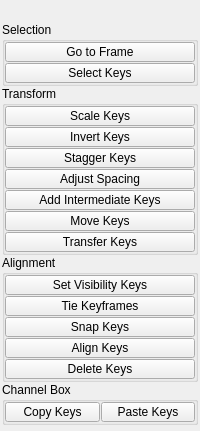
<?xml version="1.0" encoding="UTF-8"?>
<ui version="4.0">
 <class>QtUi</class>
 <widget class="QMainWindow" name="QtUi">
  <property name="enabled">
   <bool>true</bool>
  </property>
  <property name="geometry">
   <rect>
    <x>0</x>
    <y>0</y>
    <width>200</width>
    <height>431</height>
   </rect>
  </property>
  <property name="tabShape">
   <enum>QTabWidget::Triangular</enum>
  </property>
  <property name="dockNestingEnabled">
   <bool>true</bool>
  </property>
  <property name="dockOptions">
   <set>QMainWindow::AllowNestedDocks|QMainWindow::AllowTabbedDocks|QMainWindow::AnimatedDocks|QMainWindow::ForceTabbedDocks</set>
  </property>
  <widget class="QWidget" name="central_widget">
   <property name="minimumSize">
    <size>
     <width>200</width>
     <height>0</height>
    </size>
   </property>
   <layout class="QVBoxLayout" name="verticalLayout_2">
    <property name="leftMargin">
     <number>2</number>
    </property>
    <property name="topMargin">
     <number>2</number>
    </property>
    <property name="rightMargin">
     <number>2</number>
    </property>
    <property name="bottomMargin">
     <number>2</number>
    </property>
    <property name="spacing">
     <number>2</number>
    </property>
    <item>
     <layout class="QVBoxLayout" name="verticalLayout">
      <property name="spacing">
       <number>0</number>
      </property>
      <item>
       <widget class="Header" name="header" native="true">
        <property name="minimumSize">
         <size>
          <width>0</width>
          <height>20</height>
         </size>
        </property>
        <property name="font">
         <font>
          <weight>75</weight>
          <bold>true</bold>
         </font>
        </property>
        <property name="text" stdset="0">
         <string>ANIMATION</string>
        </property>
       </widget>
      </item>
      <item>
       <widget class="CollapsableGroup" name="selection">
        <property name="title">
         <string>Selection</string>
        </property>
        <layout class="QVBoxLayout" name="verticalLayout_7">
         <property name="spacing">
          <number>1</number>
         </property>
         <property name="leftMargin">
          <number>0</number>
         </property>
         <property name="topMargin">
          <number>0</number>
         </property>
         <property name="rightMargin">
          <number>0</number>
         </property>
         <property name="bottomMargin">
          <number>0</number>
         </property>
         <item>
          <widget class="PushButton" name="tb000">
           <property name="minimumSize">
            <size>
             <width>0</width>
             <height>20</height>
            </size>
           </property>
           <property name="maximumSize">
            <size>
             <width>16777215</width>
             <height>20</height>
            </size>
           </property>
           <property name="toolTip">
            <string>&lt;html&gt;&lt;head/&gt;&lt;body&gt;&lt;p&gt;Set the current frame on the timeslider.&lt;/p&gt;&lt;/body&gt;&lt;/html&gt;</string>
           </property>
           <property name="text">
            <string>Go to Frame</string>
           </property>
           <property name="checkable">
            <bool>false</bool>
           </property>
          </widget>
         </item>
         <item>
          <widget class="PushButton" name="tb013">
           <property name="minimumSize">
            <size>
             <width>0</width>
             <height>20</height>
            </size>
           </property>
           <property name="maximumSize">
            <size>
             <width>16777215</width>
             <height>20</height>
            </size>
           </property>
           <property name="toolTip">
            <string>Select keys</string>
           </property>
           <property name="text">
            <string>Select Keys</string>
           </property>
           <property name="checkable">
            <bool>false</bool>
           </property>
          </widget>
         </item>
        </layout>
       </widget>
      </item>
      <item>
       <widget class="CollapsableGroup" name="transform">
        <property name="title">
         <string>Transform</string>
        </property>
        <layout class="QVBoxLayout" name="verticalLayout_8">
         <property name="spacing">
          <number>1</number>
         </property>
         <property name="leftMargin">
          <number>0</number>
         </property>
         <property name="topMargin">
          <number>0</number>
         </property>
         <property name="rightMargin">
          <number>0</number>
         </property>
         <property name="bottomMargin">
          <number>0</number>
         </property>
         <item>
          <widget class="PushButton" name="tb014">
           <property name="minimumSize">
            <size>
             <width>0</width>
             <height>20</height>
            </size>
           </property>
           <property name="maximumSize">
            <size>
             <width>16777215</width>
             <height>20</height>
            </size>
           </property>
           <property name="toolTip">
            <string>Scale the keys on any selected objects by a given percentage.</string>
           </property>
           <property name="text">
            <string>Scale Keys</string>
           </property>
           <property name="checkable">
            <bool>false</bool>
           </property>
          </widget>
         </item>
         <item>
          <widget class="PushButton" name="tb001">
           <property name="minimumSize">
            <size>
             <width>0</width>
             <height>20</height>
            </size>
           </property>
           <property name="maximumSize">
            <size>
             <width>16777215</width>
             <height>20</height>
            </size>
           </property>
           <property name="toolTip">
            <string>&lt;html&gt;&lt;head/&gt;&lt;body&gt;&lt;p&gt;Duplicate any selected keyframes and paste them inverted at the given time.&lt;br/&gt;If none are selected, all keys for the object(s) will be used.&lt;/p&gt;&lt;/body&gt;&lt;/html&gt;</string>
           </property>
           <property name="text">
            <string>Invert Keys</string>
           </property>
           <property name="checkable">
            <bool>false</bool>
           </property>
          </widget>
         </item>
         <item>
          <widget class="PushButton" name="tb003">
           <property name="minimumSize">
            <size>
             <width>0</width>
             <height>20</height>
            </size>
           </property>
           <property name="maximumSize">
            <size>
             <width>16777215</width>
             <height>20</height>
            </size>
           </property>
           <property name="toolTip">
            <string>&lt;html&gt;&lt;head/&gt;&lt;body&gt;&lt;p&gt;Stagger the keyframes of selected objects with various positioning controls.&lt;/p&gt;&lt;p&gt;&lt;br/&gt;&lt;/p&gt;&lt;p&gt;If keys are selected, only those keys are staggered. If no keys are selected, all keys are staggered.&lt;/p&gt;&lt;/body&gt;&lt;/html&gt;</string>
           </property>
           <property name="text">
            <string>Stagger Keys</string>
           </property>
           <property name="checkable">
            <bool>false</bool>
           </property>
          </widget>
         </item>
         <item>
          <widget class="PushButton" name="tb002">
           <property name="minimumSize">
            <size>
             <width>0</width>
             <height>20</height>
            </size>
           </property>
           <property name="maximumSize">
            <size>
             <width>16777215</width>
             <height>20</height>
            </size>
           </property>
           <property name="toolTip">
            <string>Push keys apart or pull them closer by a fixed frame amount.
Every key at or after the given time shifts by the same offset.
Supports negative values to compress timing.</string>
           </property>
           <property name="text">
            <string>Adjust Spacing</string>
           </property>
           <property name="checkable">
            <bool>false</bool>
           </property>
          </widget>
         </item>
         <item>
          <widget class="PushButton" name="tb005">
           <property name="minimumSize">
            <size>
             <width>0</width>
             <height>20</height>
            </size>
           </property>
           <property name="maximumSize">
            <size>
             <width>16777215</width>
             <height>20</height>
            </size>
           </property>
           <property name="toolTip">
            <string>Add keys on every frame (or a percentage of frames) between existing keyframes.
Useful for baking out curves before export or to lock timing.</string>
           </property>
           <property name="text">
            <string>Add Intermediate Keys</string>
           </property>
           <property name="checkable">
            <bool>false</bool>
           </property>
          </widget>
         </item>
         <item>
          <widget class="PushButton" name="tb006">
           <property name="minimumSize">
            <size>
             <width>0</width>
             <height>20</height>
            </size>
           </property>
           <property name="maximumSize">
            <size>
             <width>16777215</width>
             <height>20</height>
            </size>
           </property>
           <property name="toolTip">
            <string>Move the selected keyframes to the current time with the selected option,
Else move all keyframes of the selected objects.</string>
           </property>
           <property name="text">
            <string>Move Keys</string>
           </property>
           <property name="checkable">
            <bool>false</bool>
           </property>
          </widget>
         </item>
         <item>
          <widget class="PushButton" name="tb004">
           <property name="minimumSize">
            <size>
             <width>0</width>
             <height>20</height>
            </size>
           </property>
           <property name="maximumSize">
            <size>
             <width>16777215</width>
             <height>20</height>
            </size>
           </property>
           <property name="toolTip">
            <string>Transfer keyframes from the first selected object to the subsequent objects.</string>
           </property>
           <property name="text">
            <string>Transfer Keys</string>
           </property>
           <property name="checkable">
            <bool>false</bool>
           </property>
          </widget>
         </item>
        </layout>
       </widget>
      </item>
      <item>
       <widget class="CollapsableGroup" name="alignment">
        <property name="title">
         <string>Alignment</string>
        </property>
        <layout class="QVBoxLayout" name="verticalLayout_9">
         <property name="spacing">
          <number>1</number>
         </property>
         <property name="leftMargin">
          <number>0</number>
         </property>
         <property name="topMargin">
          <number>0</number>
         </property>
         <property name="rightMargin">
          <number>0</number>
         </property>
         <property name="bottomMargin">
          <number>0</number>
         </property>
         <item>
          <widget class="PushButton" name="tb008">
           <property name="minimumSize">
            <size>
             <width>0</width>
             <height>20</height>
            </size>
           </property>
           <property name="maximumSize">
            <size>
             <width>16777215</width>
             <height>20</height>
            </size>
           </property>
           <property name="toolTip">
            <string>Key the visibility attribute on/off at animation boundaries.
Automatically detects each object's keyframe range.</string>
           </property>
           <property name="text">
            <string>Set Visibility Keys</string>
           </property>
           <property name="checkable">
            <bool>false</bool>
           </property>
          </widget>
         </item>
         <item>
          <widget class="PushButton" name="tb011">
           <property name="minimumSize">
            <size>
             <width>0</width>
             <height>20</height>
            </size>
           </property>
           <property name="maximumSize">
            <size>
             <width>16777215</width>
             <height>20</height>
            </size>
           </property>
           <property name="toolTip">
            <string>Add (tie) or remove (untie) bookend keyframes at the start/end of the playback range.
Tying ensures every animated object has keys at the range boundaries.
Untying removes only those bookend keys, preserving genuine animation.</string>
           </property>
           <property name="text">
            <string>Tie Keyframes</string>
           </property>
           <property name="checkable">
            <bool>false</bool>
           </property>
          </widget>
         </item>
         <item>
          <widget class="PushButton" name="tb009">
           <property name="minimumSize">
            <size>
             <width>0</width>
             <height>20</height>
            </size>
           </property>
           <property name="maximumSize">
            <size>
             <width>16777215</width>
             <height>20</height>
            </size>
           </property>
           <property name="toolTip">
            <string>Snaps keyframes with decimal time values to whole frame numbers.</string>
           </property>
           <property name="text">
            <string>Snap Keys</string>
           </property>
           <property name="checkable">
            <bool>false</bool>
           </property>
          </widget>
         </item>
         <item>
          <widget class="PushButton" name="tb007">
           <property name="minimumSize">
            <size>
             <width>0</width>
             <height>20</height>
            </size>
           </property>
           <property name="maximumSize">
            <size>
             <width>16777215</width>
             <height>20</height>
            </size>
           </property>
           <property name="toolTip">
            <string>Aligns the starting keyframes of selected keyframes in the graph editor across multiple objects.

This method finds the earliest (or latest) selected keyframe across all objects and shifts
each object's selected keyframes so they start at the same frame. Only processes selected
keyframes from the graph editor.</string>
           </property>
           <property name="text">
            <string>Align Keys</string>
           </property>
           <property name="checkable">
            <bool>false</bool>
           </property>
          </widget>
         </item>
         <item>
          <widget class="PushButton" name="tb010">
           <property name="enabled">
            <bool>true</bool>
           </property>
           <property name="minimumSize">
            <size>
             <width>0</width>
             <height>20</height>
            </size>
           </property>
           <property name="maximumSize">
            <size>
             <width>16777215</width>
             <height>20</height>
            </size>
           </property>
           <property name="toolTip">
            <string>&lt;html&gt;&lt;head/&gt;&lt;body&gt;&lt;p&gt;Deletes &lt;span style=&quot; font-weight:600;&quot;&gt;ALL&lt;/span&gt; keyframes for the currently selected object(s).&lt;/p&gt;&lt;p&gt;If specific attributes are selected in the channel box, only keyframes for those attributes will be deleted.&lt;/p&gt;&lt;/body&gt;&lt;/html&gt;</string>
           </property>
           <property name="text">
            <string>Delete Keys</string>
           </property>
           <property name="iconSize">
            <size>
             <width>18</width>
             <height>18</height>
            </size>
           </property>
          </widget>
         </item>
        </layout>
       </widget>
      </item>
      <item>
       <widget class="CollapsableGroup" name="channel_box">
        <property name="title">
         <string>Channel Box</string>
        </property>
        <layout class="QGridLayout" name="gridLayout">
         <property name="leftMargin">
          <number>0</number>
         </property>
         <property name="topMargin">
          <number>0</number>
         </property>
         <property name="rightMargin">
          <number>0</number>
         </property>
         <property name="bottomMargin">
          <number>0</number>
         </property>
         <property name="spacing">
          <number>1</number>
         </property>
         <item row="0" column="1">
          <widget class="PushButton" name="tb012">
           <property name="enabled">
            <bool>true</bool>
           </property>
           <property name="minimumSize">
            <size>
             <width>0</width>
             <height>20</height>
            </size>
           </property>
           <property name="maximumSize">
            <size>
             <width>16777215</width>
             <height>20</height>
            </size>
           </property>
           <property name="toolTip">
            <string>&lt;html&gt;&lt;head/&gt;&lt;body&gt;&lt;p&gt;Stores the current values of any selected attributes in Maya's channel box for the currently selected scene objects.&lt;/p&gt;&lt;/body&gt;&lt;/html&gt;</string>
           </property>
           <property name="text">
            <string>Copy Keys</string>
           </property>
           <property name="iconSize">
            <size>
             <width>18</width>
             <height>18</height>
            </size>
           </property>
          </widget>
         </item>
         <item row="0" column="2">
          <widget class="PushButton" name="tb018">
           <property name="enabled">
            <bool>true</bool>
           </property>
           <property name="minimumSize">
            <size>
             <width>0</width>
             <height>20</height>
            </size>
           </property>
           <property name="maximumSize">
            <size>
             <width>16777215</width>
             <height>20</height>
            </size>
           </property>
           <property name="toolTip">
            <string>&lt;html&gt;&lt;head/&gt;&lt;body&gt;&lt;p&gt;Sets keys matching any previously stored attributes at the current time.&lt;/p&gt;&lt;/body&gt;&lt;/html&gt;</string>
           </property>
           <property name="text">
            <string>Paste Keys</string>
           </property>
           <property name="iconSize">
            <size>
             <width>18</width>
             <height>18</height>
            </size>
           </property>
          </widget>
         </item>
        </layout>
       </widget>
      </item>
      <item>
       <spacer name="verticalSpacer">
        <property name="orientation">
         <enum>Qt::Vertical</enum>
        </property>
        <property name="sizeHint" stdset="0">
         <size>
          <width>0</width>
          <height>10</height>
         </size>
        </property>
       </spacer>
      </item>
     </layout>
    </item>
   </layout>
  </widget>
 </widget>
 <customwidgets>
  <customwidget>
   <class>PushButton</class>
   <extends>QPushButton</extends>
   <header>widgets.pushbutton.h</header>
  </customwidget>
  <customwidget>
   <class>Header</class>
   <extends>QWidget</extends>
   <header>uitk.widgets.header</header>
  </customwidget>
  <customwidget>
   <class>CollapsableGroup</class>
   <extends>QGroupBox</extends>
   <header>uitk.widgets.collapsableGroup.CollapsableGroup.h</header>
   <container>1</container>
  </customwidget>
 </customwidgets>
 <resources/>
 <connections/>
 <designerdata>
  <property name="gridDeltaX">
   <number>5</number>
  </property>
  <property name="gridDeltaY">
   <number>10</number>
  </property>
  <property name="gridSnapX">
   <bool>true</bool>
  </property>
  <property name="gridSnapY">
   <bool>true</bool>
  </property>
  <property name="gridVisible">
   <bool>true</bool>
  </property>
 </designerdata>
</ui>
